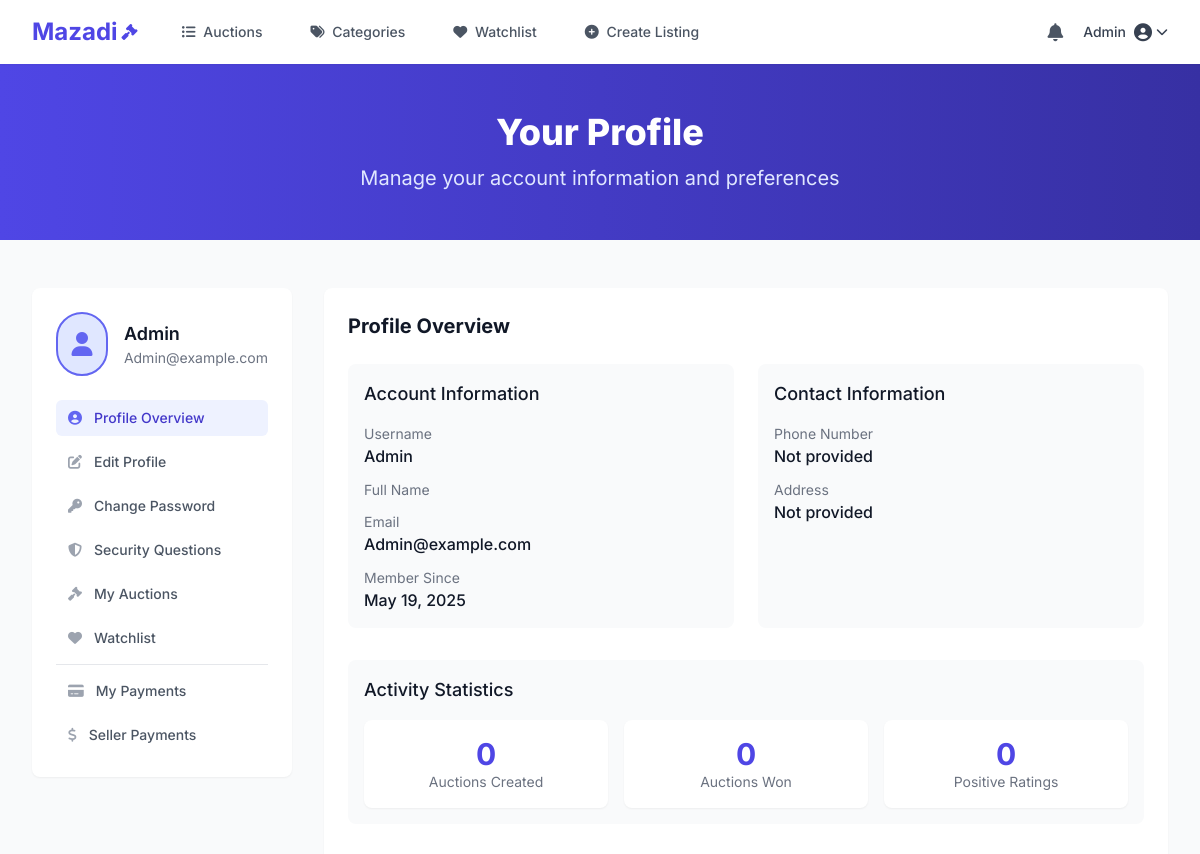
The page /accounts/profile/ (signed in, upper part) on the database as committed earlier.
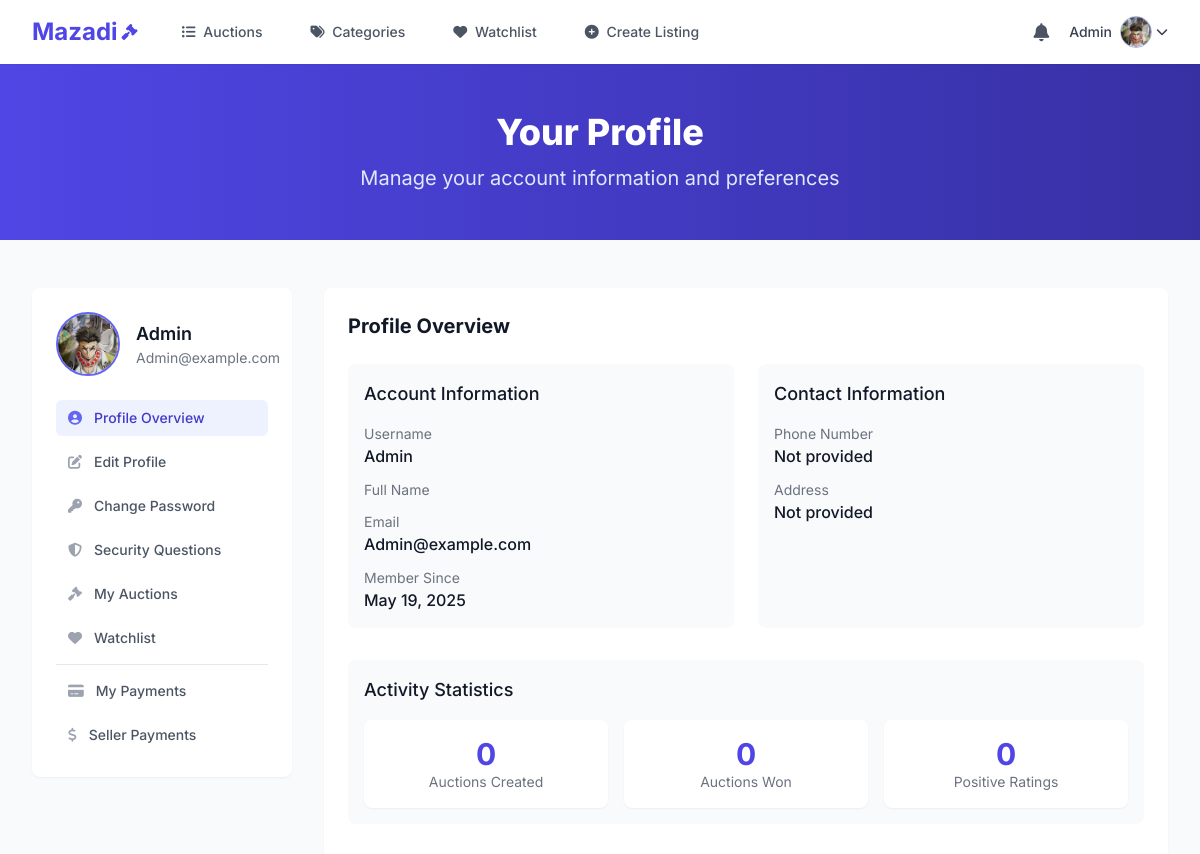
The same page on the database as committed later.
### accounts/models.py (models this page shows, shortened)
class User(AbstractUser):
    class Meta:
        db_table = 'accounts_user'

class UserProfile(models.Model):
    user = models.OneToOneField(User, on_delete=models.CASCADE, related_name='profile')
    profile_picture = models.ImageField(upload_to='profile_pictures/', null=True, blank=True)
    bio = models.TextField(max_length=500, blank=True)
    phone_number = models.CharField(max_length=20, blank=True)
    address_line1 = models.CharField(max_length=100, blank=True)
    address_line2 = models.CharField(max_length=100, blank=True)
    city = models.CharField(max_length=100, blank=True)
    state = models.CharField(max_length=100, blank=True)
    postal_code = models.CharField(max_length=20, blank=True)
    country = models.CharField(max_length=100, blank=True)
    two_factor_enabled = models.BooleanField(default=False)
    two_factor_method = models.CharField(
        max_length=20,
        choices=[('sms', 'SMS'), ('app', 'Authenticator App')],
        blank=True
    )
    security_question1 = models.CharField(max_length=200, blank=True)
    security_answer1 = models.CharField(max_length=200, blank=True)
    security_question2 = models.CharField(max_length=200, blank=True)
    security_answer2 = models.CharField(max_length=200, blank=True)
    auctions_won = models.IntegerField(default=0)
    auctions_created = models.IntegerField(default=0)
    positive_ratings = models.IntegerField(default=0)
    seller_rating_avg = models.DecimalField(max_digits=3, decimal_places=2, default=0)
    buyer_rating_avg = models.DecimalField(max_digits=3, decimal_places=2, default=0)
    total_ratings_count = models.IntegerField(default=0)
    created_at = models.DateTimeField(auto_now_add=True)
    updated_at = models.DateTimeField(auto_now=True)

### accounts/views.py (the view)
# urls.py: path('profile/', views.profile_view, name='profile'),
@login_required
def profile_view(request):
    user = request.user
    profile = user.profile
    auctions_created = user.auctions.count()
    user_payments = Payment.objects.filter(user=user)
    payments_made = user_payments.count()
    user_auctions = Auction.objects.filter(user=user)
    seller_payments = Payment.objects.filter(auction__in=user_auctions)
    payments_received = seller_payments.count()
    total_spent = user_payments.filter(status='completed').aggregate(Sum('amount'))['amount__sum'] or 0
    total_earned = seller_payments.filter(status='completed').aggregate(Sum('amount'))['amount__sum'] or 0
    profile.auctions_created = auctions_created
    profile.save()
    context = {
        'user': user,
        'profile': profile,
        'payments_made': payments_made,
        'payments_received': payments_received,
        'total_spent': total_spent,
        'total_earned': total_earned,
    }
    return render(request, 'accounts/profile.html', context)

### notifications/context_processors.py (called while the page is built)
def notification_count(request):
    if request.user.is_authenticated:
        unread_count = Notification.objects.filter(
            user=request.user,
            is_read=False,
            is_deleted=False
        ).count()
        return {
            'unread_notification_count': unread_count
        }
    return {
        'unread_notification_count': 0
    }

### accounts/templates/accounts/profile.html (shortened to what the changed rows need)
{% extends "auctions/layout.html" %}
{% load static %}
{% block body %}
<div class="bg-gradient-to-r from-primary-600 to-primary-800 py-12">
    <div class="max-w-7xl mx-auto px-4 sm:px-6 lg:px-8">
        <div class="text-center">
            <h1 class="text-3xl font-extrabold text-white sm:text-4xl">
                Your Profile
            </h1>
        </div>
    </div>
</div>
<div class="max-w-7xl mx-auto px-4 sm:px-6 lg:px-8 py-12">
    <div class="grid grid-cols-1 lg:grid-cols-4 gap-8">
        <div class="lg:col-span-1">
            <div class="bg-white rounded-lg shadow-sm overflow-hidden sticky top-24">
                <div class="p-6">
                    <div class="flex items-center mb-6">
                        {% if profile.profile_picture %}
                            <img src="{{ profile.profile_picture.url }}" alt="{{ user.username }}" class="h-16 w-16 rounded-full object-cover border-2 border-primary-500">
                        {% else %}
                            <div class="h-16 w-16 rounded-full bg-primary-100 flex items-center justify-center border-2 border-primary-500">
                                <i class="fas fa-user text-2xl text-primary-500"></i>
                            </div>
                        {% endif %}
                        <div class="ml-4">
                            <h2 class="text-lg font-semibold text-gray-900">{{ user.username }}</h2>
                            <p class="text-sm text-gray-500">{{ user.email }}</p>
                        </div>
                    </div>
                </div>
            </div>
        </div>
        <div class="lg:col-span-3">
            <div class="bg-white rounded-lg shadow-sm overflow-hidden">
                <div class="p-6">
                    <h2 class="text-xl font-bold text-gray-900 mb-6">Profile Overview</h2>
                    <div class="grid grid-cols-1 md:grid-cols-2 gap-6 mb-8">
                        <div class="bg-gray-50 p-4 rounded-lg">
                            <div class="space-y-3">
                                <div>
                                    <p class="text-sm text-gray-500">Username</p>
                                    <p class="font-medium">{{ user.username }}</p>
                                </div>
                                <div>
                                    <p class="text-sm text-gray-500">Email</p>
                                    <p class="font-medium">{{ user.email }}</p>
                                </div>
                                <div>
                                    <p class="text-sm text-gray-500">Member Since</p>
                                    <p class="font-medium">{{ user.date_joined|date:"F j, Y" }}</p>
                                </div>
                            </div>
                        </div>
                        <div class="bg-gray-50 p-4 rounded-lg">
                            <div class="space-y-3">
                                <div>
                                    <p class="text-sm text-gray-500">Phone Number</p>
                                    <p class="font-medium">{{ profile.phone_number|default:"Not provided" }}</p>
                                </div>
                            </div>
                        </div>
                    </div>
                    <div class="bg-gray-50 p-4 rounded-lg mb-8">
                        <div class="grid grid-cols-1 sm:grid-cols-3 gap-4">
                            <div class="bg-white p-4 rounded-lg shadow-sm text-center">
                                <p class="text-3xl font-bold text-primary-600">{{ profile.auctions_created }}</p>
                                <p class="text-sm text-gray-500">Auctions Created</p>
                            </div>
                            <div class="bg-white p-4 rounded-lg shadow-sm text-center">
                                <p class="text-3xl font-bold text-primary-600">{{ profile.auctions_won }}</p>
                                <p class="text-sm text-gray-500">Auctions Won</p>
                            </div>
                            <div class="bg-white p-4 rounded-lg shadow-sm text-center">
                                <p class="text-3xl font-bold text-primary-600">{{ profile.positive_ratings }}</p>
                                <p class="text-sm text-gray-500">Positive Ratings</p>
                            </div>
                        </div>
                    </div>
                </div>
            </div>
        </div>
    </div>
</div>
{% endblock %}

### auctions/templates/auctions/layout.html (shortened to what the changed rows need)
{% load static %}
<!DOCTYPE html>
<html lang="en">
<head>
    <script src="https://cdn.tailwindcss.com"></script>
    <link href="{% static 'auctions/styles.css' %}" rel="stylesheet">
    <link rel="stylesheet" href="https://cdnjs.cloudflare.com/ajax/libs/font-awesome/6.4.0/css/all.min.css">
</head>
<body class="bg-gray-50 font-sans antialiased text-gray-900 min-h-screen flex flex-col">
    <header class="bg-white shadow-sm sticky top-0 z-50">
        <div x-data="{ mobileMenuOpen: false, userMenuOpen: false }" class="max-w-7xl mx-auto px-4 sm:px-6 lg:px-8">
            <div class="flex justify-between h-16">
                <div class="flex items-center">
                    <div class="hidden md:flex md:items-center space-x-4">
                        {% if user.is_authenticated %}
                            <div class="relative" x-data="{ notificationsOpen: false, unreadCount: 0 }" x-init="
                                // Load initial unread count
                                fetch('{% url 'notification_dropdown' %}')
                                    .then(response => response.text())
                                    .then(html => {
                                        const parser = new DOMParser();
                                        const doc = parser.parseFromString(html, 'text/html');
                                        const countElement = doc.querySelector('#unread-count');
                                        if (countElement) {
                                            unreadCount = parseInt(countElement.textContent);
                                        }
                                    });
                            ">
                                <button @click="notificationsOpen = !notificationsOpen" class="relative p-1 rounded-full text-gray-600 hover:text-primary-600 focus:outline-none transition duration-300">
                                    <i class="fas fa-bell text-lg"></i>
                                </button>
                            </div>
                            <div class="relative" x-data="{ open: false }">
                                <button @click="open = !open" class="flex items-center text-sm font-medium text-gray-700 hover:text-primary-600 focus:outline-none transition duration-300">
                                    <span class="mr-2">{{ user.username }}</span>
                                    {% if user.profile.profile_picture %}
                                        <img src="{{ user.profile.profile_picture.url }}" alt="{{ user.username }}" class="h-8 w-8 rounded-full object-cover border border-primary-300">
                                    {% else %}
                                        <i class="fas fa-user-circle text-lg"></i>
                                    {% endif %}
                                    <i class="fas fa-chevron-down ml-1 text-xs"></i>
                                </button>
                            </div>
                        {% endif %}
                    </div>
                </div>
            </div>
        </div>
    </header>
    <main class="flex-grow">
        {% block body %}{% endblock %}
    </main>
</body>
</html>

Rows that differ between the two databases and show on the page:
changed through a linked row, User "Admin": profile.profile_picture: picture added
changed UserProfile "Not provided": profile_picture: picture added
